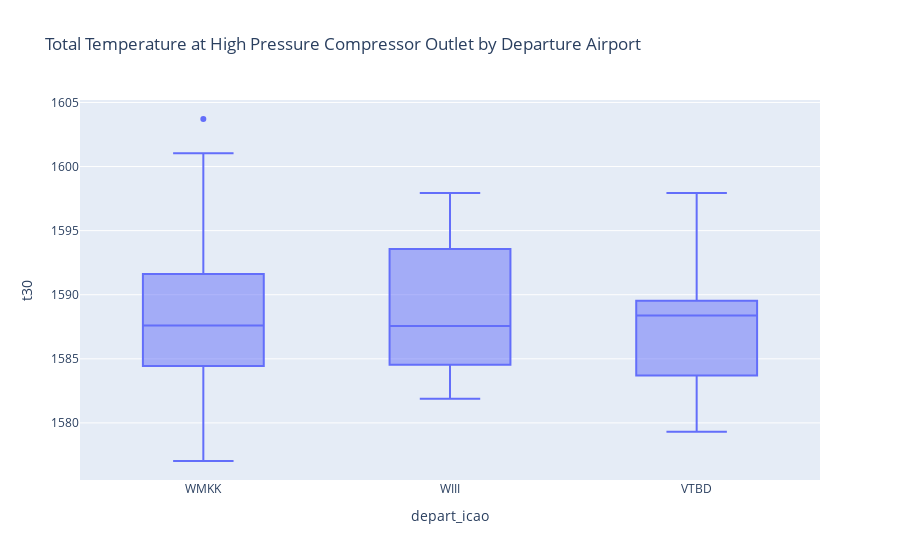

Notebook source saved alongside this figure:
### Code cell
figure01 = px.box(hpc_outlet_aircraft_engine01, x="depart_icao", y="t30", 
                  title="Total Temperature at High Pressure Compressor Outlet by Departure Airport")
figure01.show()

### Figure 1 — Plotly figure (JSON) as saved in the notebook; plotly's stock layout.template omitted (floating-point values rounded to 4 significant figures; data arrays with more than 128 entries replaced by an {"elided": "..."} marker saying what was removed)
{"data": [{"alignmentgroup": "True", "hovertemplate": "depart_icao=%{x}<br>t30=%{y}<extra></extra>", "legendgroup": "", "marker": {"color": "#636efa"}, "name": "", "notched": false, "offsetgroup": "", "orientation": "v", "showlegend": false, "type": "box", "x": {"elided": "190 str values"}, "x0": " ", "xaxis": "x", "y": {"elided": "190 float values"}, "y0": " ", "yaxis": "y"}], "layout": {"boxmode": "group", "legend": {"tracegroupgap": 0}, "title": {"text": "Total Temperature at High Pressure Compressor Outlet by Departure Airport"}, "xaxis": {"anchor": "y", "domain": [0, 1], "title": {"text": "depart_icao"}}, "yaxis": {"anchor": "x", "domain": [0, 1], "title": {"text": "t30"}}}}
